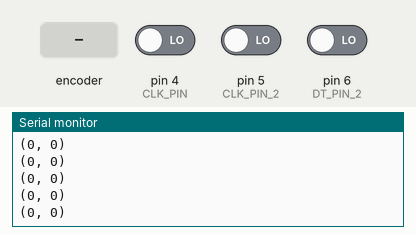
The sketch below on a simulated Arduino Uno, built with avr-gcc and run on an emulated ATmega328P. Shown: the last lines printed to the serial monitor. Inputs (shaded band) come from the test bench; at power-on: pin 5 (CLK_PIN_2) LOW, pin 4 (CLK_PIN) LOW, pin 6 (DT_PIN_2) LOW.

Above: at 1.2 s.
1.3 s: rotary encoder on pin 4 (CLK_PIN) / pin 0 (DT_PIN) turned 1 step (first pin leading)
At 2.1 s:
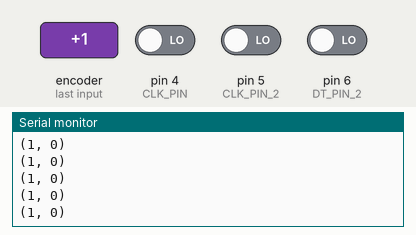
3.0 s: pin 5 (CLK_PIN_2) driven HIGH
At 4.1 s:
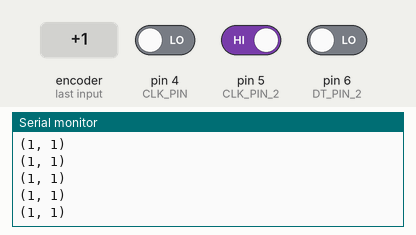
4.5 s: rotary encoder on pin 4 (CLK_PIN) / pin 0 (DT_PIN) turned 1 step (first pin leading)
At 5.3 s:
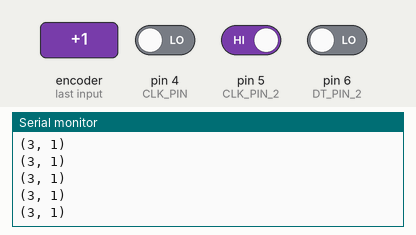
6.2 s: pin 5 (CLK_PIN_2) driven LOW
At 6.8 s:
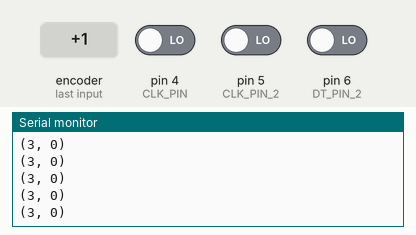
Timing chart, 0 to 8.7 s (numbered marks = the images above; inputs shaded):
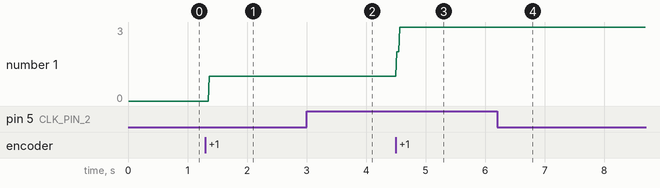

Measured:
- after the input at 1.3 s, the serial monitor: prints a new line after 0.06 s (image 1)
- after the input at 3.0 s, the serial monitor: prints a new line at once (image 2)
- after the input at 4.5 s, the serial monitor: prints a new line at once (image 3)
- after the input at 6.2 s, the serial monitor: prints a new line at once (image 4)
- plotted number 1: 0 → 1 after the input at 1.3 s, 1 → 3 after the input at 4.5 s

The sketch:

Pin_Ball_buttons.ino
```cpp
// Pin definitions using GPIO numbers directly for the first encoder
#define CLK_PIN 4  // GPIO4 (D2)
#define DT_PIN 0   // GPIO0 (D3)

// Pin definitions for the second encoder
#define CLK_PIN_2 5  // GPIO5 (D1)
#define DT_PIN_2 6   // GPIO6 (D6)

int encoderPos = 0;  // Variable to store the position of the first encoder
int encoderPos2 = 0;  // Variable to store the position of the second encoder

int lastCLKState = LOW;  // Last state of the CLK pin for the first encoder
int lastCLKState2 = LOW;  // Last state of the CLK pin for the second encoder
int currentCLKState;  // Current state of the CLK pin for the first encoder
int currentCLKState2;  // Current state of the CLK pin for the second encoder

// Timing variables
unsigned long previousMillis = 0;  // Store the last time a value was sent
const long interval = 16;  // Interval to send data (16 ms)

void setup() {
  // Start the serial monitor at 115200 baud rate
  Serial.begin(115200);

  // Set the encoder pins as input for the first encoder
  pinMode(CLK_PIN, INPUT);
  pinMode(DT_PIN, INPUT);

  // Set the encoder pins as input for the second encoder
  pinMode(CLK_PIN_2, INPUT);
  pinMode(DT_PIN_2, INPUT);

  // Initial reading to clear up any initial state
  lastCLKState = digitalRead(CLK_PIN);
  lastCLKState2 = digitalRead(CLK_PIN_2);

  Serial.println("Rotary Encoder Test");
}

void loop() {
  // Read the current state of the CLK pins for both encoders
  currentCLKState = digitalRead(CLK_PIN);
  currentCLKState2 = digitalRead(CLK_PIN_2);

  // Logic for the first encoder
  if (currentCLKState != lastCLKState) {
    if (digitalRead(DT_PIN) != currentCLKState) {
      encoderPos++;  // Clockwise rotation
    } else {
      encoderPos--;  // Counterclockwise rotation
    }
    lastCLKState = currentCLKState;  // Update last state
  }

  // Logic for the second encoder
  if (currentCLKState2 != lastCLKState2) {
    if (digitalRead(DT_PIN_2) != currentCLKState2) {
      encoderPos2++;  // Clockwise rotation
    } else {
      encoderPos2--;  // Counterclockwise rotation
    }
    lastCLKState2 = currentCLKState2;  // Update last state
  }

  // Check if 16 ms have passed to send the values to Serial Monitor
  unsigned long currentMillis = millis();
  if (currentMillis - previousMillis >= interval) {
    // Save the last time a value was sent
    previousMillis = currentMillis;

    // Print the current positions of both encoders in the format (value1, value2)
    Serial.print("(");
    Serial.print(encoderPos);  // Value of the first encoder
    Serial.print(", ");
    Serial.print(encoderPos2);  // Value of the second encoder
    Serial.println(")");
  }
}
```
